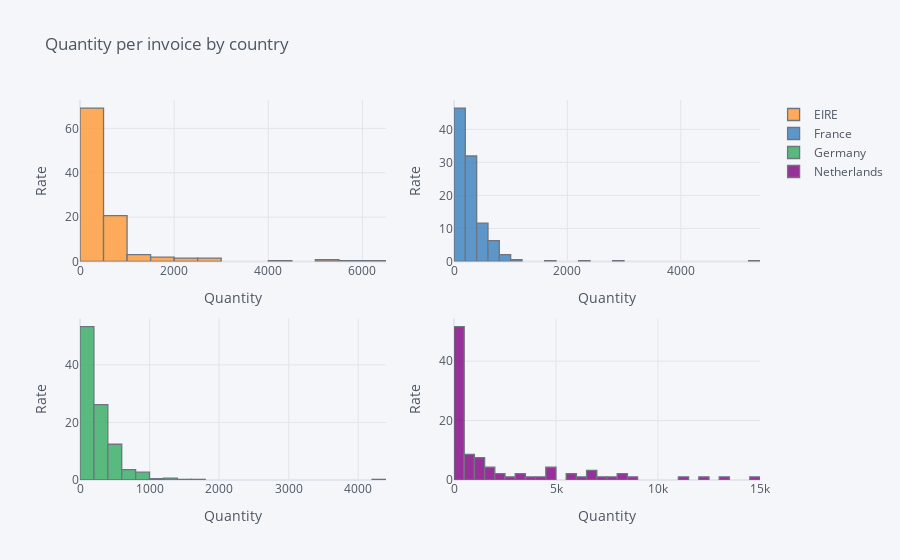

Notebook code cell kept with this figure:
### Code cell
#Ploteamos el resultado de la pivot table
#Lo hace en cuatro subplots ya que en un histograma la Y siempre es cantidad

df4.iplot(kind='hist', 
          histnorm='percent', 
          xTitle='Quantity', 
          subplots=True,
          yTitle='Rate', 
          title='Quantity per invoice by country', 
          bins=30)

### Figure 1 — Plotly figure (JSON) as saved in the notebook; plotly's stock layout.template omitted (floating-point values rounded to 4 significant figures; data arrays with more than 128 entries replaced by an {"elided": "..."} marker saying what was removed)
{"data": [{"histfunc": "count", "histnorm": "percent", "marker": {"color": "rgba(255, 153, 51, 1.0)", "line": {"color": "#4D5663", "width": 1.3}}, "name": "EIRE", "nbinsx": 30, "opacity": 0.8, "orientation": "v", "type": "histogram", "x": {"elided": "1171 int values"}, "xaxis": "x", "yaxis": "y"}, {"histfunc": "count", "histnorm": "percent", "marker": {"color": "rgba(55, 128, 191, 1.0)", "line": {"color": "#4D5663", "width": 1.3}}, "name": "France", "nbinsx": 30, "opacity": 0.8, "orientation": "v", "type": "histogram", "x": {"elided": "1171 int values"}, "xaxis": "x2", "yaxis": "y2"}, {"histfunc": "count", "histnorm": "percent", "marker": {"color": "rgba(50, 171, 96, 1.0)", "line": {"color": "#4D5663", "width": 1.3}}, "name": "Germany", "nbinsx": 30, "opacity": 0.8, "orientation": "v", "type": "histogram", "x": {"elided": "1171 int values"}, "xaxis": "x3", "yaxis": "y3"}, {"histfunc": "count", "histnorm": "percent", "marker": {"color": "rgba(128, 0, 128, 1.0)", "line": {"color": "#4D5663", "width": 1.3}}, "name": "Netherlands", "nbinsx": 30, "opacity": 0.8, "orientation": "v", "type": "histogram", "x": {"elided": "1171 int values"}, "xaxis": "x4", "yaxis": "y4"}], "layout": {"barmode": "overlay", "legend": {"bgcolor": "#F5F6F9", "font": {"color": "#4D5663"}}, "paper_bgcolor": "#F5F6F9", "plot_bgcolor": "#F5F6F9", "title": {"font": {"color": "#4D5663"}, "text": "Quantity per invoice by country"}, "xaxis": {"anchor": "y", "domain": [0, 0.45], "gridcolor": "#E1E5ED", "showgrid": true, "tickfont": {"color": "#4D5663"}, "title": {"font": {"color": "#4D5663"}, "text": "Quantity"}, "zerolinecolor": "#E1E5ED"}, "xaxis2": {"anchor": "y2", "domain": [0.55, 1], "gridcolor": "#E1E5ED", "showgrid": true, "tickfont": {"color": "#4D5663"}, "title": {"font": {"color": "#4D5663"}, "text": "Quantity"}, "zerolinecolor": "#E1E5ED"}, "xaxis3": {"anchor": "y3", "domain": [0, 0.45], "gridcolor": "#E1E5ED", "showgrid": true, "tickfont": {"color": "#4D5663"}, "title": {"font": {"color": "#4D5663"}, "text": "Quantity"}, "zerolinecolor": "#E1E5ED"}, "xaxis4": {"anchor": "y4", "domain": [0.55, 1], "gridcolor": "#E1E5ED", "showgrid": true, "tickfont": {"color": "#4D5663"}, "title": {"font": {"color": "#4D5663"}, "text": "Quantity"}, "zerolinecolor": "#E1E5ED"}, "yaxis": {"anchor": "x", "domain": [0.575, 1], "gridcolor": "#E1E5ED", "showgrid": true, "tickfont": {"color": "#4D5663"}, "title": {"font": {"color": "#4D5663"}, "text": "Rate"}, "zerolinecolor": "#E1E5ED"}, "yaxis2": {"anchor": "x2", "domain": [0.575, 1], "gridcolor": "#E1E5ED", "showgrid": true, "tickfont": {"color": "#4D5663"}, "title": {"font": {"color": "#4D5663"}, "text": "Rate"}, "zerolinecolor": "#E1E5ED"}, "yaxis3": {"anchor": "x3", "domain": [0, 0.425], "gridcolor": "#E1E5ED", "showgrid": true, "tickfont": {"color": "#4D5663"}, "title": {"font": {"color": "#4D5663"}, "text": "Rate"}, "zerolinecolor": "#E1E5ED"}, "yaxis4": {"anchor": "x4", "domain": [0, 0.425], "gridcolor": "#E1E5ED", "showgrid": true, "tickfont": {"color": "#4D5663"}, "title": {"font": {"color": "#4D5663"}, "text": "Rate"}, "zerolinecolor": "#E1E5ED"}}}
